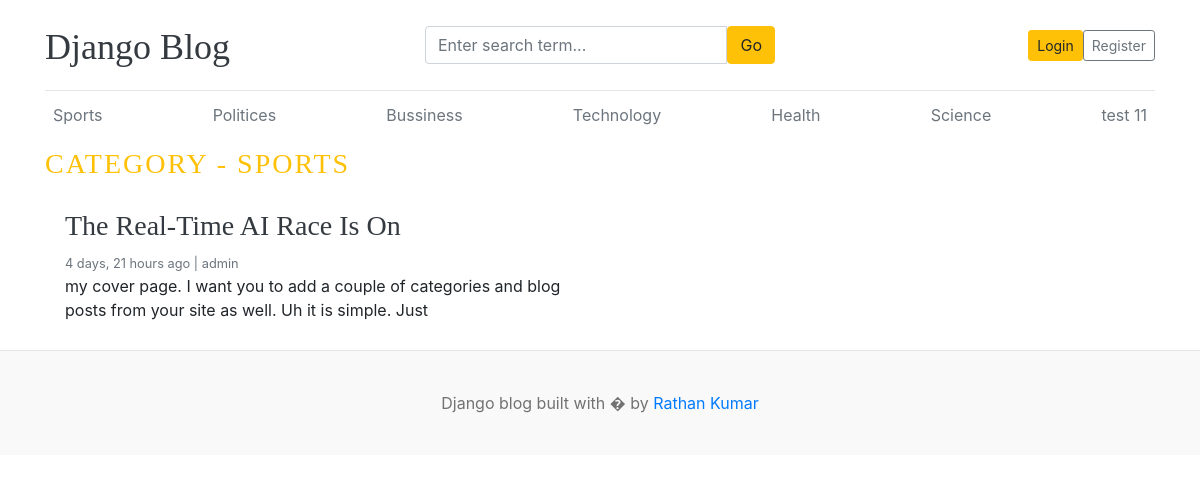
The page /blogs/category/1/ on the database its author committed.
### blogs/models.py (models this page shows, shortened)
class Category(models.Model):
    category_name = models.CharField(max_length=50, unique=True)
    created_at = models.DateTimeField(auto_now_add=True)
    updated_at = models.DateTimeField(auto_now=True)
    class Meta:
        verbose_name_plural ="categoies"
    def __str__(self):
        return self.category_name

class Blog(models.Model):
    title = models.CharField(max_length=100)
    slug = models.SlugField(max_length=120, unique=True)
    category = models.ForeignKey(Category,on_delete=models.CASCADE)
    author = models.ForeignKey(User, on_delete=models.CASCADE)
    featured_image = models.ImageField(upload_to='uploads/%y/%m%d')
    short_description = models.TextField(max_length=500)
    blog_body = models.TextField(max_length=2000)
    status = models.IntegerField(choices=STATUS_CHOIES, default=0)
    is_featured = models.BooleanField(default=False)
    created_at = models.DateTimeField(auto_now_add=True)
    updated_at = models.DateTimeField(auto_now=True)

### blogs/views.py (the view)
# urls.py: path('category/<int:category_id>/', views.posts_by_category, name='posts_by_category')
def posts_by_category(request, category_id):
    posts = Blog.objects.filter(status=1, category=category_id)
    try:
        category = Category.objects.get(pk=category_id)
    except:
        return redirect('home')
    context = {
        'posts': posts,
        'category': category,
    }
    return render(request, 'posts_by_category.html', context)

### blogs/context_processors.py (called while the page is built)
def get_categories(request):
    categories = Category.objects.all()
    return dict(categories=categories)

def get_social_links(request):
    social_links = SocialLink.objects.all()
    return dict(social_links=social_links)

### templates/posts_by_category.html (shortened to what this page needs)
{% extends 'base.html' %}
{% block content %}
<h3 class="text-uppercase text-warning" style="letter-spacing: 2px;">Category - {{ category }}</h3>
<div class="row mb-2">
    {% if posts %}
    {% for post in posts %}
    <div class="col-md-6">
        <div class="card border-0">
            <div class="card-body">
                <h3><a href="{% url 'blogs' post.slug %}" class="text-dark">{{ post.title }}</a></h3>
                <small class="mb-1 text-muted">{{ post.created_at | timesince }} ago | {{ post.author }}</small>
                <p class="card-text">{{ post.short_description | truncatewords:25 }}</p>
            </div>
        </div>
    </div>
    {% endfor %}
    {% else %}
    <p>No posts found.</p>
    {% endif %}
</div>
</div>
{% endblock %}

### templates/base.html (shortened to what this page needs)
{% load static %}
<!DOCTYPE html>
<html lang="en">
<head>
    <link href="https://getbootstrap.com/docs/4.0/dist/css/bootstrap.min.css" rel="stylesheet">
    <link href="{% static 'css/blog.css' %}" rel="stylesheet">
    <link rel="stylesheet" href="https://cdnjs.cloudflare.com/ajax/libs/font-awesome/4.7.0/css/font-awesome.min.css">
</head>
<body>
    <div class="container">
        <header class="blog-header py-3">
            <div class="row flex-nowrap justify-content-between align-items-center">
                <div class="col-4 pt-1">
                    <a class="blog-header-logo text-dark" href="/">Django Blog</a>
                </div>
                <div class="col-4">
                    <form action="{% url 'search' %}" method="GET">
                        <div class="input-group">
                            <input type="text" name="keyword" value="{{ keyword }}" class="form-control"
                                placeholder="Enter search term..." aria-label="Enter search">
                            <button class="btn btn-warning" id="button-search" type="submit">Go</button>
                        </div>
                    </form>
                </div>
                <div class="col-4 d-flex justify-content-end align-items-center">
                    {% if user.is_authenticated %}
                    <a class="btn btn-sm  me-2" href="{% url 'dashboard' %}">Dashboard</a>
                    <form action="{% url 'logout' %}" method="post" style="display:inline;">
                        {% csrf_token %}
                        <button type="submit" class="btn btn-sm">Logout</button>
                    </form>
                    {% else %}
                    <a class="btn btn-sm btn-warning" href="{% url 'login' %}">Login</a>
                    <a class="btn btn-sm btn-outline-secondary" href="{% url 'register' %}">Register</a>
                    {% endif %}
                </div>
            </div>
        </header>
        <div class="nav-scroller py-1 mb-2">
            <nav class="nav d-flex justify-content-between">
                {% for cat in categories %}
                <a class="p-2 text-muted" href="{% url 'posts_by_category' cat.id %}">{{ cat.category_name }}</a>
                {% endfor %}
            </nav>
        </div>
        {% block content %}
        {% endblock %}
        <footer class="blog-footer">
            <p>Django blog built with � by <a href="#">Rathan Kumar</a></p>
        </footer>
</body>
</html>

### static/css/blog.css (style rules this page uses)
.blog-header { border-bottom: 1px solid #e5e5e5; }
.blog-header-logo { font-family: "Playfair Display", Georgia, "Times New Roman", serif; font-size: 2.25rem; }
h1, h2, h3, h4, h5, h6 { font-family: "Playfair Display", Georgia, "Times New Roman", serif; }
.blog-footer { padding: 2.5rem 0; color: #727272; text-align: center; background-color: #f9f9f9; border-top: .05rem solid #e5e5e5; }
.blog-footer p:last-child { margin-bottom: 0; }

### rows shown on the page
Category: category_name "Sports", category_name "SPORTS"
Category: category_name "Politices"
Category: category_name "Bussiness"
Category: category_name "Technology"
Category: category_name "Health"
Category: category_name "Science"
Category: category_name "test 11"
Blog: title "The Real-Time AI Race Is On", created_at "4 days, 21 hours", author "admin", short_description "my cover page. I want you to add a couple of categories and blog posts from your site as well. Uh it is simple. Just"
